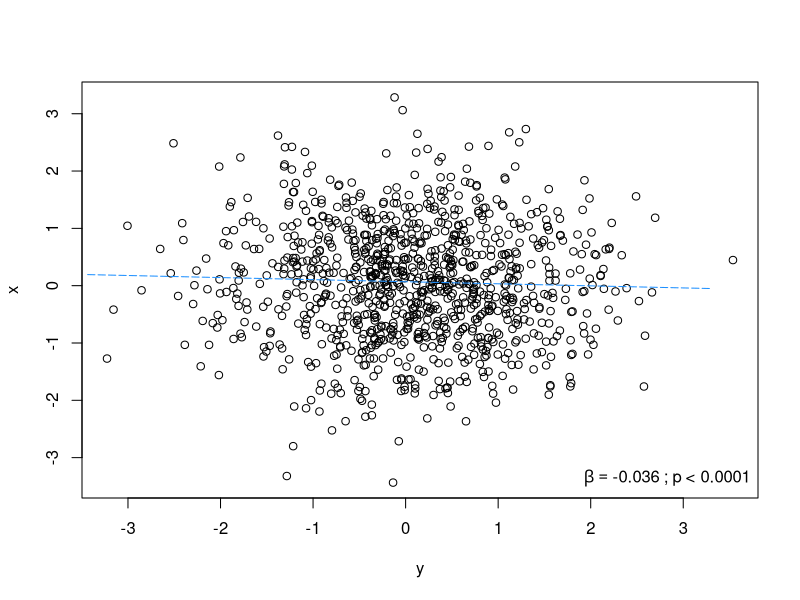

Generate this figure with R:
## ---- chunk 1

install.packages('igraph')
install.packages('plyr')
install.packages('dplyr')

# data manipulation libraries
library(igraph)
library(plyr)
library(dplyr)

## ---- chunk 2


## ---- chunk 3

## ---- chunk 4
 
#' Plot a linear fit within the bounds of the data, and insert fit stats into plot
#'
#' @param y a vector 
#' @param x a vector
#' @param	forceIntercept (default = NULL) what is the intercept value to use (useful 
#'   for relationships that need to be forced through origin
#' @param legPos position of the legend (which is the slope and p-value; default=NULL)
#'   other values are "topleft", "bottomleft", "topright", "bottomright".
#' @param justMod if TRUE, no segment is drawn, but the model object is returned
#' @param textCol color of line and text.
#' @param ... other graphical parameters taht will be handed to the lines function 
#'
#' @return nothing 
#'
#' @importFrom grDevices adjustcolor colorRampPalette
#' @importFrom graphics lines text
#' @importFrom stats cor lm na.omit predict
#'
#' @export

plotSegments <- function(y,x, 
	forceIntercept=NULL, legPos=NULL,
  justMod = FALSE, textCol=1, ...){
	if(is.null(forceIntercept)){
	  m <- lm(y~x)
	}else{
	  m <- lm(y ~ 0 + x)
    preds <- predict(m, 
      newdata=data.frame(x=c(min(x, na.rm=TRUE), max(x, na.rm=TRUE))))
    lines(y=preds, x=c(min(x, na.rm=TRUE), max(x, na.rm=TRUE)), 
      col=textCol, ...)
		return(m)
	}
  if(justMod){
    return(m)
  }else{
    lty <- ifelse(summary(m)[[4]][2,4] < 0.05, 1, 5)
    preds <- predict(m, 
      newdata=data.frame(x=c(min(x, na.rm=TRUE), max(x, na.rm=TRUE))))
    lines(y=preds, x=c(min(x, na.rm=TRUE), max(x, na.rm=TRUE)), 
      lty=lty, col=textCol, ...)
    b <- format(summary(m)$coefficients[2],digits=2)
    pee <- format(summary(m)$coefficients[8],digits=4)
    if(pee < 0.0001){
      p <- '< 0.0001'
    }else{
      p <- paste('= ', pee, sep='')
    }
    if(!is.null(legPos)){
      legend(legPos, xpd=TRUE, legend=bquote(beta==.(b)~';'~'p'~.(p)), 
        col=textCol, bty='n')
    }
  }
}


## ---- chunk 5

#' make hexbinplot
#' 
#' @param x one of the variables to plot
#' @param y the other one!
#' @param colz colors!
#' @param nbin number of bins to group the data
#' @param ... other arguments handed to plot
#'
#' @return a hexbin plot

getHex <- function(x,y, colz=NULL, nbin=100,...){
  require(dplyr)
  require(hexbin)
  if(is.null(colz)){
    colz <- viridis::viridis
  }
  hex <- hexbin(x, y, xbins=nbin, ...)
  # divide counts by 2 since you previously doubled the pairwise comparisons
  hex@count <- hex@count / 2 
  plot(hex, colramp = colz)
  hex
}


## ---- chunk 6

y <- rnorm(1000)
x <- rnorm(1000)
x2 <- x * y * runif(1000)


mod <- glm(y ~ x + x2)

summary(mod)

## ---- chunk 7

plot(y, x)
plotSegments(y,x, 
  legPos='bottomright', textCol='dodgerblue'
)

## ---- chunk 8

sessionInfo()

